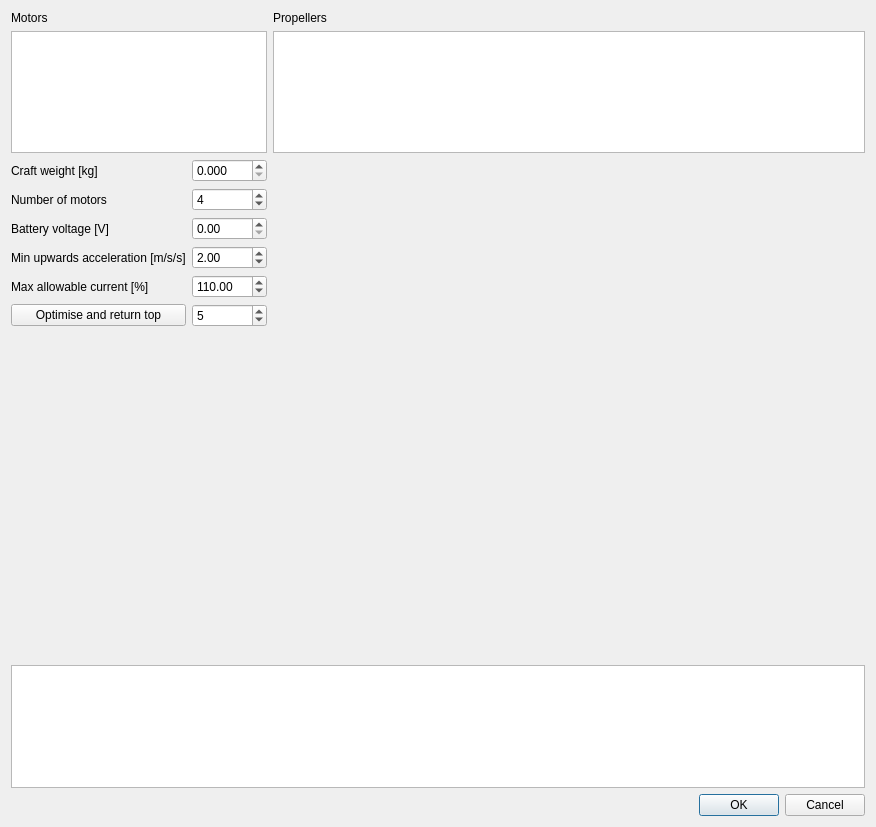
<?xml version="1.0" encoding="UTF-8"?>
<ui version="4.0">
 <class>Dialog</class>
 <widget class="QDialog" name="Dialog">
  <property name="geometry">
   <rect>
    <x>0</x>
    <y>0</y>
    <width>876</width>
    <height>827</height>
   </rect>
  </property>
  <property name="windowTitle">
   <string>Copter optimisation</string>
  </property>
  <layout class="QGridLayout" name="gridLayout">
   <item row="3" column="1">
    <widget class="QSpinBox" name="spinBox_no_motors">
     <property name="value">
      <number>4</number>
     </property>
    </widget>
   </item>
   <item row="2" column="1">
    <widget class="QDoubleSpinBox" name="doubleSpinBox_mass">
     <property name="toolTip">
      <string>Total mass of craft</string>
     </property>
     <property name="decimals">
      <number>3</number>
     </property>
    </widget>
   </item>
   <item row="3" column="0">
    <widget class="QLabel" name="label_2">
     <property name="text">
      <string>Number of motors</string>
     </property>
    </widget>
   </item>
   <item row="10" column="2">
    <widget class="QDialogButtonBox" name="buttonBox">
     <property name="orientation">
      <enum>Qt::Horizontal</enum>
     </property>
     <property name="standardButtons">
      <set>QDialogButtonBox::Cancel|QDialogButtonBox::Ok</set>
     </property>
    </widget>
   </item>
   <item row="5" column="0">
    <widget class="QLabel" name="label_3">
     <property name="toolTip">
      <string>The minimum upwards acceleration that the system must be capable of.</string>
     </property>
     <property name="text">
      <string>Min upwards acceleration [m/s/s]</string>
     </property>
    </widget>
   </item>
   <item row="0" column="0">
    <widget class="QLabel" name="label_4">
     <property name="text">
      <string>Motors</string>
     </property>
    </widget>
   </item>
   <item row="1" column="2">
    <widget class="QListView" name="listView_props"/>
   </item>
   <item row="1" column="0" colspan="2">
    <widget class="QListView" name="listView_motors"/>
   </item>
   <item row="2" column="0">
    <widget class="QLabel" name="label">
     <property name="toolTip">
      <string>Total mass of craft</string>
     </property>
     <property name="text">
      <string>Craft weight [kg]</string>
     </property>
    </widget>
   </item>
   <item row="9" column="0" colspan="3">
    <widget class="QListView" name="listView_results"/>
   </item>
   <item row="5" column="1">
    <widget class="QDoubleSpinBox" name="doubleSpinBox_min_acc">
     <property name="toolTip">
      <string>The minimum upwards acceleration that the system must be capable of.</string>
     </property>
     <property name="value">
      <double>2.000000000000000</double>
     </property>
    </widget>
   </item>
   <item row="2" column="2" rowspan="7">
    <widget class="QWidget" name="widget_plot" native="true">
     <property name="minimumSize">
      <size>
       <width>500</width>
       <height>500</height>
      </size>
     </property>
     <layout class="QVBoxLayout" name="layout_plot"/>
    </widget>
   </item>
   <item row="0" column="2">
    <widget class="QLabel" name="label_5">
     <property name="text">
      <string>Propellers</string>
     </property>
    </widget>
   </item>
   <item row="4" column="0">
    <widget class="QLabel" name="label_6">
     <property name="toolTip">
      <string>Nominal voltage of battery and system</string>
     </property>
     <property name="text">
      <string>Battery voltage [V]</string>
     </property>
    </widget>
   </item>
   <item row="4" column="1">
    <widget class="QDoubleSpinBox" name="doubleSpinBox_voltage">
     <property name="toolTip">
      <string>Nominal voltage of battery and system</string>
     </property>
    </widget>
   </item>
   <item row="6" column="0">
    <widget class="QLabel" name="label_7">
     <property name="toolTip">
      <string>The percentage by which the combination is able to surpass the motor limit.</string>
     </property>
     <property name="text">
      <string>Max allowable current [%]</string>
     </property>
    </widget>
   </item>
   <item row="6" column="1">
    <widget class="QDoubleSpinBox" name="doubleSpinBox_max_I">
     <property name="toolTip">
      <string>The percentage by which the combination is able to surpass the motor limit.</string>
     </property>
     <property name="maximum">
      <double>1000.000000000000000</double>
     </property>
     <property name="value">
      <double>110.000000000000000</double>
     </property>
    </widget>
   </item>
   <item row="7" column="0">
    <widget class="QPushButton" name="pushButton_optimise">
     <property name="text">
      <string>Optimise and return top</string>
     </property>
    </widget>
   </item>
   <item row="7" column="1">
    <widget class="QSpinBox" name="spinBox_number">
     <property name="toolTip">
      <string>Number of results to return</string>
     </property>
     <property name="value">
      <number>5</number>
     </property>
    </widget>
   </item>
  </layout>
 </widget>
 <resources/>
 <connections>
  <connection>
   <sender>buttonBox</sender>
   <signal>accepted()</signal>
   <receiver>Dialog</receiver>
   <slot>accept()</slot>
   <hints>
    <hint type="sourcelabel">
     <x>248</x>
     <y>254</y>
    </hint>
    <hint type="destinationlabel">
     <x>157</x>
     <y>274</y>
    </hint>
   </hints>
  </connection>
  <connection>
   <sender>buttonBox</sender>
   <signal>rejected()</signal>
   <receiver>Dialog</receiver>
   <slot>reject()</slot>
   <hints>
    <hint type="sourcelabel">
     <x>316</x>
     <y>260</y>
    </hint>
    <hint type="destinationlabel">
     <x>286</x>
     <y>274</y>
    </hint>
   </hints>
  </connection>
 </connections>
</ui>
